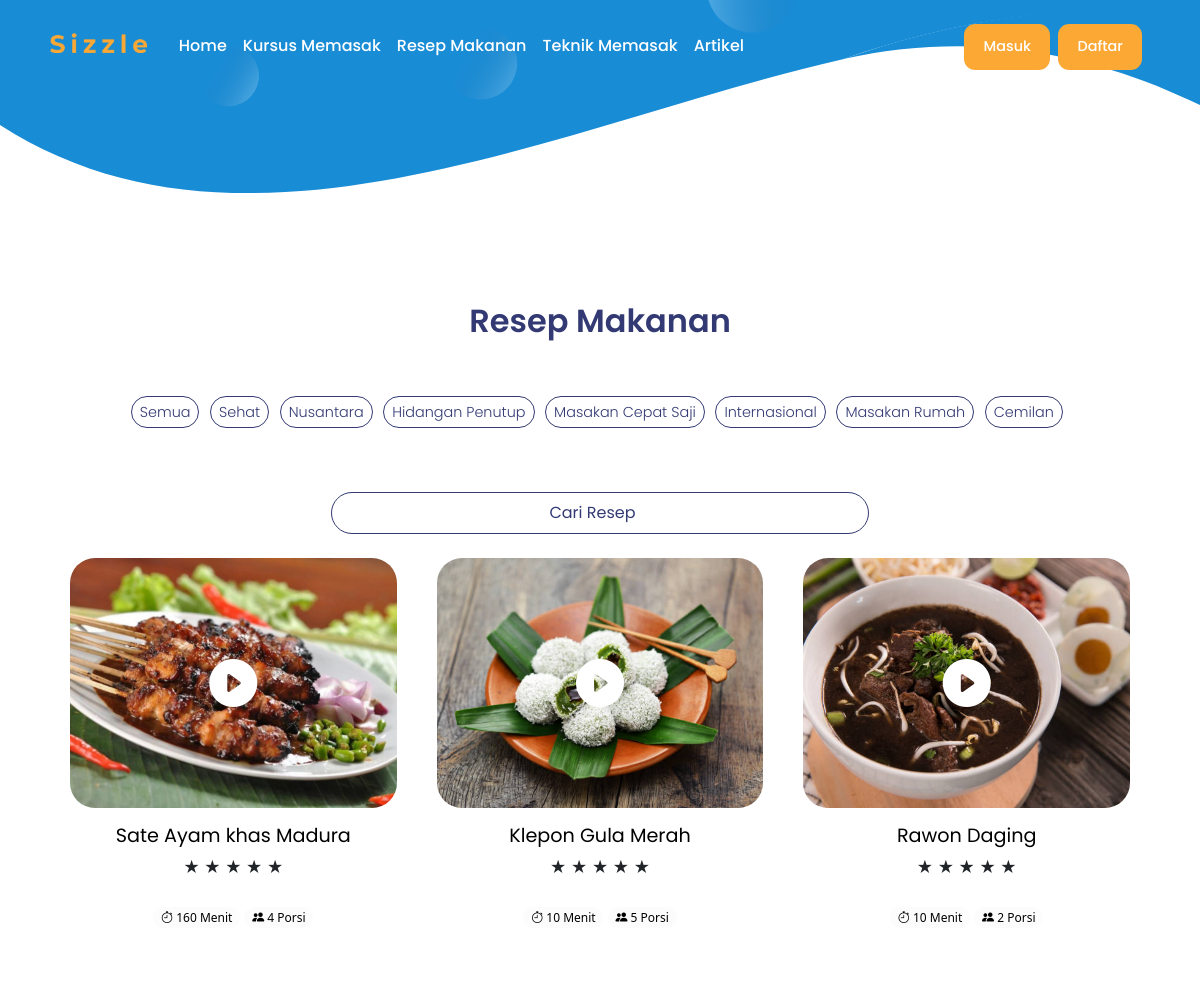
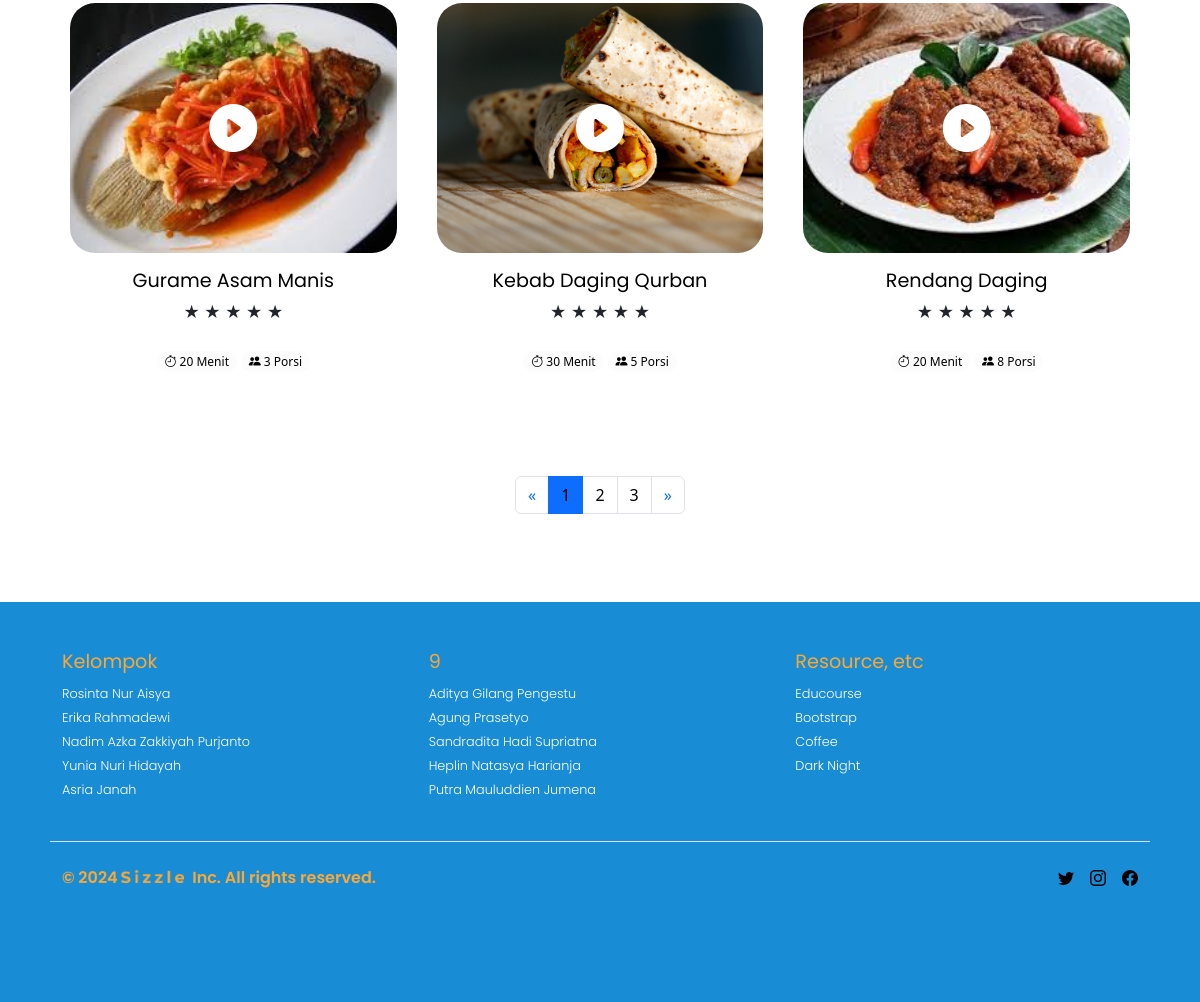
/resep.html, run on the app's committed database (2 pictures, top to bottom).
### app/models.py (models this page shows, shortened)
class KategoriResep(models.Model):
    id_kategori_resep = models.AutoField(primary_key=True)
    kategori_resep = models.CharField(max_length=50, unique=True)
    gambar_kategori_resep = models.ImageField(upload_to='images/resep/', null=True, blank=True)

class Resep(models.Model):
    id_resep = models.AutoField(primary_key=True)
    nama_resep = models.CharField(max_length=50, unique=True)
    rating = models.DecimalField(max_digits=3, decimal_places=2, default=0.00)
    durasi = models.IntegerField(default=0)
    porsi = models.IntegerField(default=0)
    gambar_resep = models.ImageField(upload_to='images/resep/', null=True, blank=True)
    definisi = models.TextField(null=True, blank=True)
    bahan = models.TextField(null=True, blank=True)
    informasi_nutrisi = models.TextField(null=True, blank=True)
    cara_membuat = models.TextField(null=True, blank=True)
    kategori_resep = models.ForeignKey('KategoriResep', on_delete=models.CASCADE, related_name='reseps', default=1)

### app/views.py (the view)
# urls.py: path('resep.html', views.resep, name='resep'),
def resep(request):
    kategori_id = request.GET.get('kategori')
    if kategori_id:
        kategori = get_object_or_404(KategoriResep, id_kategori_resep=kategori_id)
        reseps = Resep.objects.filter(kategori_resep=kategori)
    else:
        reseps = Resep.objects.all()
    kategori_reseps = KategoriResep.objects.all()
    context = {
        'reseps': reseps,
        'kategori_reseps': kategori_reseps,
        'selected_kategori_id': kategori_id
    }
    return render(request, 'resep.html', context)

### templates/resep.html (shortened to what this page needs)
<!DOCTYPE html>
{% extends 'base.html' %}
{% load static %}
{% block body_block %}
<div class="container">
<div class="row row-cols-1 row-cols-sm-2 row-cols-md-3 g-4" id="box-container">
  <div class="col-md-12 text-center">
    <h2>Resep Makanan</h2>
    <div class="justify-content-center py-5">
      <a href="{% url 'resep' %}" class="text-decoration-none">
        <span class="kategori-badge align-items-center p-2 pe-2 ps-2">Semua
        </span>
      </a>
      {% for kategori in kategori_reseps %}
      <a href="{% url 'resep' %}?kategori={{ kategori.id_kategori_resep }}" class="text-decoration-none">
        <span class="kategori-badge align-items-center p-2 pe-2 ps-2">
          {{ kategori.kategori_resep|title }}
        </span>
      </a>
      {% endfor %}
    </div>
    <form role="search">
      <input class="search pe-2" id="filter" type="search" placeholder="Cari Resep" aria-label="Search" name="q">
  </form>
  </div>
  {% for resep in reseps %}
  <div class="col-6 mb-3">
    <a href="{% url 'detail_resep' resep.id_resep %}">
      <div class="card shadow-none rounded-3 border-0">
        <div class="position-relative">
          {% if resep.gambar_resep %}
          <img src="{{ resep.gambar_resep.url }}" alt="{{ resep.nama_resep }}" class="img-fluid" />
          {% else %}
          <img src="{% static 'images/sizzle-logo.svg' %}" alt="Default Image" class="img-fluid">
          {% endif %}
          <i class="bi bi-play-circle-fill position-absolute top-50 start-50 translate-middle text-white"
            style="font-size: 3rem"></i>
        </div>
        <div class="card-body">
          <div class="text-center">
            <h5 class="text-body-emphasis fw-normal">{{ resep.nama_resep }}</h5>
            <div class="rating">
              {% for i in "12345" %}
              {% if forloop.counter <= resep.rating|floatformat %} <span class="star text-warning">&#9733;</span>
                {% else %}
                <span class="star">&#9733;</span>
                {% endif %}
                {% endfor %}
            </div>
            <br />
            <span class="badge bg-light-subtle text-body-emphasis fw-normal rounded-pill bi bi-stopwatch">
              {{ resep.durasi }} Menit
            </span>
            <span class="badge bg-light-subtle text-body-emphasis fw-normal rounded-pill bi bi-people-fill">
              {{ resep.porsi }} Porsi
            </span>
          </div>
        </div>
      </div>
    </a>
  </div>
  {% endfor %}
</div>
<div class="col-md-12 text-center mt-5 pt-4 mb-5">
  <div id="pagination-container">
    <nav aria-label="Page navigation example">
      <ul class="pagination justify-content-center">
        <li class="page-item">
          <a class="page-link prev" href="#" aria-label="Previous">
            <span aria-hidden="true">&laquo;</span>
          </a>
        </li>
        <li class="page-item"><a class="page-link text-body-emphasis active" href="#">1</a></li>
        <li class="page-item"><a class="page-link text-body-emphasis" href="#">2</a></li>
        <li class="page-item"><a class="page-link text-body-emphasis" href="#">3</a></li>
        <li class="page-item">
          <a class="page-link next" href="#" aria-label="Next">
            <span aria-hidden="true">&raquo;</span>
          </a>
        </li>
      </ul>
    </nav>
  </div>
</div>
</div>
{% endblock %}

### static/css/base.css (style rules this page uses)
:root { scroll-behavior: smooth; }
.container { max-width: 1100px; padding-top: 10em; }

### static/css/custom.css (style rules this page uses)
:root { --Poppins: 'Poppins', sans-serif; }
.col-6 > a { text-decoration: none; }
h2 { font-family: var(--Poppins); font-weight: 600; font-size: 2rem; color: #333A73; }
h5 { font-family: var(--Poppins); font-weight: 400; font-size: 1.2rem; color: #fba834; }
.position-relative { overflow: hidden; border-radius: 25px; }
.position-relative img { height: 100%; width: 100%; width: 330px; height: 250px; overflow: hidden; object-fit: cover; transition: scale 400ms; }
.card { margin: 0 0.5em; box-shadow: 2px 6px 8px 0 rgba(22, 22, 26, 0.18); border: none; }
.card img { max-height: 100%; max-width: 100%; }
.bi-play-circle-fill { position: absolute; top: 50%; left: 50%; transform: translate(-50%, -50%); }
.kategori-badge { font-family: var(--Poppins); border: 1px solid #333A73; color: #333A73; font-weight: 350; display: inline-block; font-size: .9rem; border-radius: 1.5rem; line-height: 1; text-align: center; margin-right: 0.4rem; margin-bottom: 1rem; cursor: pointer; transition: background-color 0.3s ease, color 0.3s ease; }
.search { font-family: var(--Poppins); width: 50%; padding: 0.5rem; border: 1px solid #333A73; border-radius: 1.5rem; font-size: 1rem; outline: none; color: #fba834; text-align: center; }
.search::placeholder { text-align: center; color: #333A73; }

### data on the page
KategoriResep: kategori_resep "Sehat"
KategoriResep: kategori_resep "Nusantara"
KategoriResep: kategori_resep "Hidangan Penutup"
KategoriResep: kategori_resep "Masakan Cepat Saji"
KategoriResep: kategori_resep "Internasional"
KategoriResep: kategori_resep "Masakan Rumah"
KategoriResep: kategori_resep "Cemilan"
Resep: gambar_resep (picture), nama_resep "Sate Ayam khas Madura", durasi "160", porsi "4"
Resep: gambar_resep (picture), nama_resep "Klepon Gula Merah", durasi "10", porsi "5"
Resep: gambar_resep (picture), nama_resep "Rawon Daging", durasi "10", porsi "2"
Resep: gambar_resep (picture), nama_resep "Gurame Asam Manis", durasi "20", porsi "3"
Resep: gambar_resep (picture), nama_resep "Kebab Daging Qurban", durasi "30", porsi "5"
Resep: gambar_resep (picture), nama_resep "Rendang Daging", durasi "20", porsi "8"
